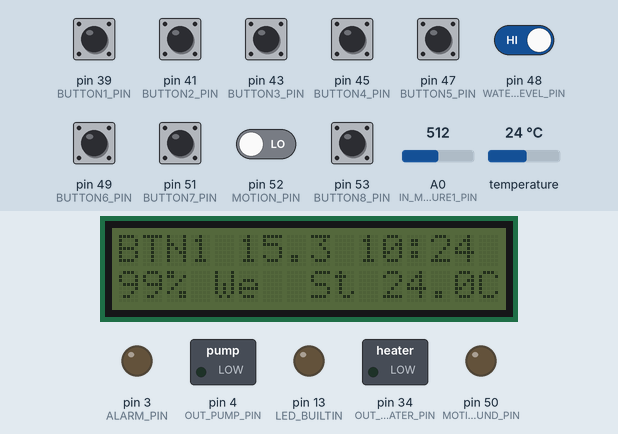
Recording of a sketch running on a simulated Arduino Mega 2560, built with avr-gcc and run on an emulated ATmega2560. Shown: 16×2 character LCD, switched loads named in the sketch (green lamp = pin HIGH), output pins drawn as LEDs (lit = HIGH). The test bench sets the inputs (shaded band); at power-on: pin 39 (BUTTON1_PIN), pin 41 (BUTTON2_PIN), pin 43 (BUTTON3_PIN), pin 45 (BUTTON4_PIN), pin 47 (BUTTON5_PIN), pin 48 (WATER_LEVEL_PIN), pin 49 (BUTTON6_PIN), pin 51 (BUTTON7_PIN), pin 53 (BUTTON8_PIN) HIGH, pin 52 (MOTION_PIN) LOW, A0 (IN_MOISTURE1_PIN) = 512, temperature 24 °C. The local clock reads 2024-03-15 10:24:30 at power-on unless the sketch sets it; EEPROM starts erased; what the sketch prints to the serial monitor is not drawn.

Above: at 1.9 s.
2.0 s: pin 43 (BUTTON3_PIN) pulled LOW for 0.15 s
At 2.8 s:
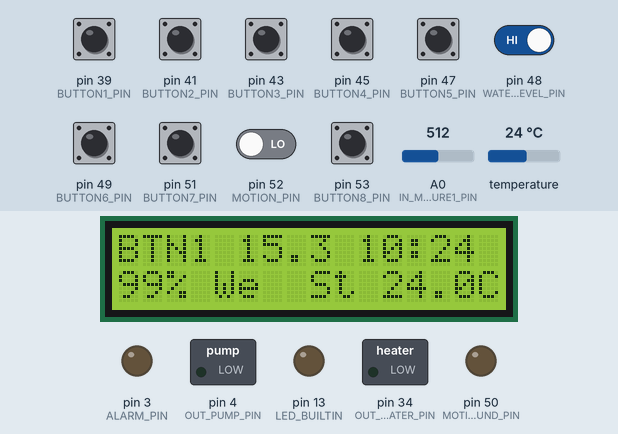
13.0 s: pin 39 (BUTTON1_PIN) pulled LOW for 0.15 s
At 13.6 s:
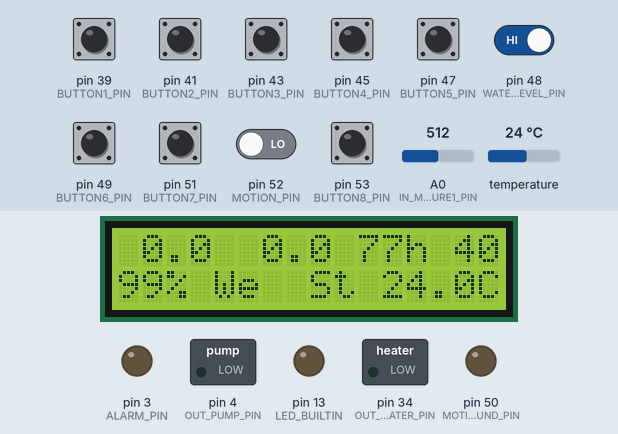
27.1 s: pin 48 (WATER_LEVEL_PIN) driven LOW
At 28.5 s:
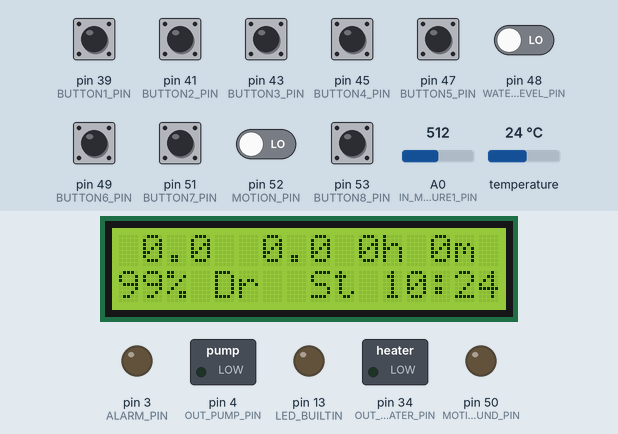
38.0 s: pin 41 (BUTTON2_PIN) pulled LOW for 0.15 s
At 39.2 s:
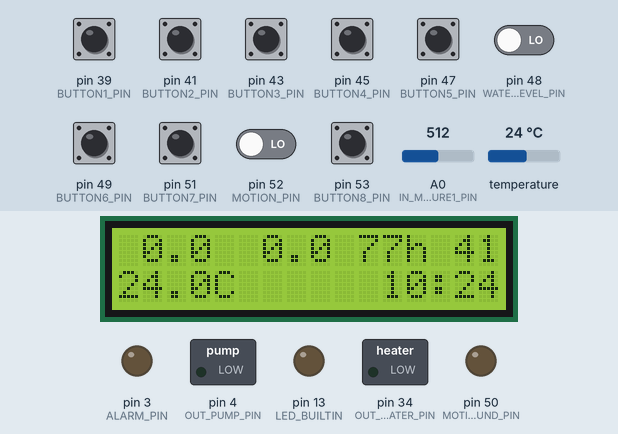
39.6 s: pin 41 (BUTTON2_PIN) pulled LOW for 1 s
At 42.9 s:
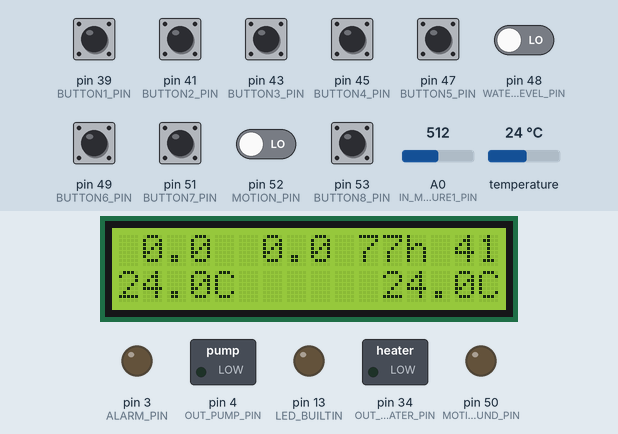
53.0 s: pin 39 (BUTTON1_PIN) pulled LOW for 1 s
At 53.8 s:
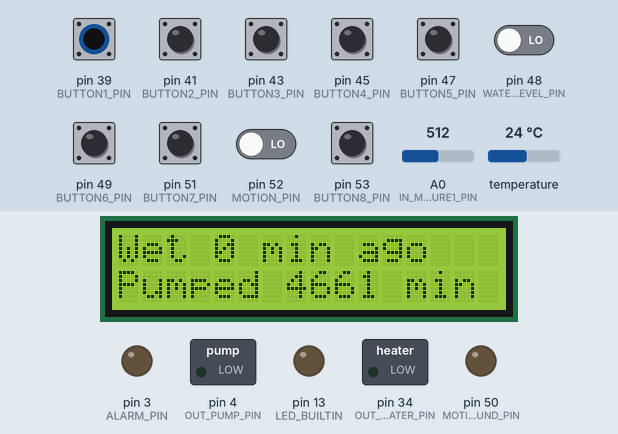
Timing chart, 0 to 63.1 s (numbered marks = the images above; inputs shaded):
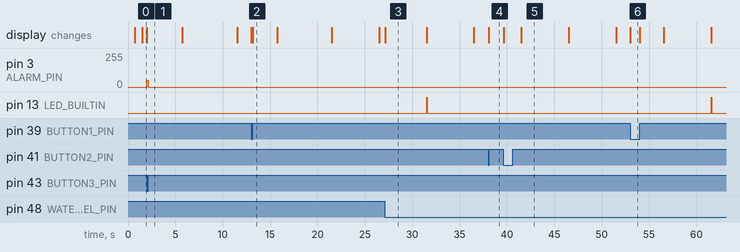

Measured:
- after the input at 2.0 s, pin 3 (ALARM_PIN): 0/255 → 50/255 at once, → 0/255 0.15 s later; the display: changes at once (image 1)
- after the input at 13.0 s, the display: first changes at once (image 2 shows a later state)
- after the input at 27.1 s, the display: changes at once (image 3)
- after the input at 38.0 s, the display: changes after 0.07 s (image 4)
- after the input at 39.6 s, the display: first changes at once (image 5 shows a later state)
- after the input at 53.0 s, the display: changes at once (image 6)
- what the display in image 2 shows lasts 2.5 s, from 13.2 s to 15.7 s

The sketch:

pulputin.ino
```cpp
// (licence header left out)
// #define USE_LOWPOWER

#include <LiquidCrystal_I2C.h>
#include <EEPROM.h>
#include <RTClib.h>
#include <OneWire.h>
#include <DallasTemperature.h>
#include <avr/wdt.h>
#ifdef USE_LOWPOWER
  #include <LowPower.h>
#endif

static const uint16_t ONE_WIRE_PIN = 30; // Temperature sensor
static const uint16_t OUT_HEATER_PIN = 34;

static const uint16_t BUTTON1_PIN = 39;
static const uint16_t BUTTON2_PIN = 41;
static const uint16_t BUTTON3_PIN = 43;
static const uint16_t BUTTON4_PIN = 45;
static const uint16_t BUTTON5_PIN = 47;
static const uint16_t BUTTON6_PIN = 49;
static const uint16_t BUTTON7_PIN = 51;
static const uint16_t BUTTON8_PIN = 53;

static const uint16_t WATER_LEVEL_PIN = 48;

static const uint16_t IN_MOISTURE1_PIN = A0;

static const uint16_t OUT_PUMP_PIN = 4; // PWM possible
static const uint16_t ALARM_PIN = 3;

static const uint16_t MOTION_PIN = 52;
static const uint16_t MOTION_GROUND_PIN = 50;

uint16_t moisture1Percent = 0;
bool waterLevel = false;
bool maxWaterLevel = false;
bool motionSns = false;
bool alarmRunning = false;


// How many ml water has been pumped each hour
// Latest is first item.
// Once an hour last item is removed and each item is moved one forward.
uint16_t pumpStatistics[24];
uint16_t pumpedTotal = 0;

// How many milliseconds has been spent to heat, each hour.
uint32_t heatStatistics[24];

// EEPROM addresses
static const uint16_t EEPROM_PUMP_STATISTICS = 0; // 2*24 = 48
static const uint16_t EEPROM_CONFIGURED = 48;
static const uint16_t EEPROM_PUMP_TOTAL = 49;

// NOT NEEDED. ADDRESS CAN BE USED FOR OTHER PURPOSE LATER...
// static const uint16_t EEPROM_LAST_TIME_CLOCK_CORRECTED = 51; // 8

static const uint16_t EEPROM_PUMP_STARTED = 59; // 8
static const uint16_t EEPROM_IDLE_STARTED = 67; // 8
static const uint16_t EEPROM_LAST_WET = 75;
static const uint16_t EEPROM_STATS_CUR_DAY = 83; // 1
static const uint16_t EEPROM_DISPLAY_MODE = 84; // 1
static const uint16_t EEPROM_HEATER_STARTED = 85; // 8
static const uint16_t EEPROM_HEAT_STATISTICS = 93; // 4*24 = 96
static const uint16_t EEPROM_LAST = 188;

static const byte EEPROM_CHECKVALUE = 0b10101010;

static const uint32_t EPOCH_OFFSET = 1694490000;

// Times, in millisecond (since starting device)
uint64_t epochAtStart = 0;
uint64_t timeNow = 0;
DateTime dateTimeNow;

uint64_t lastTimeClockCorrected = 0;
uint64_t tempLastRead = 0;
uint64_t modeLastChanged = 0;

uint64_t pumpStartedMs = 0;
uint64_t idleStartedMs = 0;
uint64_t lastWetMs = 0;
uint64_t forceStopStartedMs = 0;
uint64_t motionStopStartedMs = 0;

uint8_t statisticsCurrentDay = 0;

uint8_t displayMode = 0; // DISPLAY_*

bool wasMotionStopped = false;
bool wasForceStopped = false;
bool wasWet = false;
bool pumpRunning = false;

uint64_t heaterStartedMs = 0;
uint64_t heaterIdleStartedMs = 0;

bool heaterRunning = false;

uint16_t minutesAgo(uint64_t timestamp) { return (timeNow - timestamp) / 1000 / 60; }

static const uint16_t PUMP_WATER_SPEED = 106;  // Pump speed, ml per 100 seconds

// Convert millilitres to milliseconds and vice versa
uint64_t mlToMs(uint32_t millilitres) { return 100000 * millilitres / PUMP_WATER_SPEED; }
uint32_t msToMl(uint64_t milliseconds) { return milliseconds * PUMP_WATER_SPEED / 100000; }


static const uint32_t ONE_SECOND = 1000;
static const uint32_t ONE_HOUR = 3600000;
static const uint32_t ONE_MINUTE = ONE_HOUR/60;
static const uint32_t FIFTEEN_MINUTES = ONE_MINUTE*15;

static const float TEMP_LIMIT = 5.0;
static const float TEMP_ALARM_LOW = 3.0;

static const uint32_t HEATER_POWER = 50; // Watts
static const uint32_t TARGET_POWER = 5; // Watts
static const uint32_t HEATER_ON_TIME = 5*ONE_SECOND;
static const uint32_t HEATER_IDLE_TIME = HEATER_POWER * (float)HEATER_ON_TIME / TARGET_POWER - HEATER_ON_TIME;

static const uint8_t DISPLAY_SUMMER = 0;
static const uint8_t DISPLAY_WINTER = 1;
static const uint8_t DISPLAY_INTERVAL = 2;

uint8_t modeNow = DISPLAY_SUMMER;

static const uint16_t CONTAINER_SIZE = 28000;  // Water container size in (ml)

static const uint16_t PUMP_PORTION = 100;       // Amount of water pumped at once (ml)
static const uint32_t PERIOD_TIME = 15*ONE_MINUTE; // Adjusted water amount is PUMP_PORTION / PERIOD_TIME.


static const uint32_t PUMP_TIME = mlToMs(PUMP_PORTION);
static const uint32_t IDLE_TIME = PERIOD_TIME - PUMP_TIME;

static const uint32_t WET_TIME = ONE_HOUR;
static const uint32_t DRY_TOO_LONG_TIME = ONE_HOUR*48;

static const uint32_t FORCE_STOP_TIME = ONE_HOUR;
static const uint32_t MOTION_STOP_TIME = ONE_MINUTE * 15;


float temperature = TEMP_LIMIT + 1; // in celsius
bool tempSensorFail = false;
bool showBootInfo = true;

OneWire oneWire(ONE_WIRE_PIN);
DallasTemperature sensors(&oneWire);

LiquidCrystal_I2C lcd(0x3F, 16, 2);
DS3231 rtc;

void initializePins() {
  pinMode(BUTTON1_PIN, INPUT_PULLUP);
  pinMode(BUTTON2_PIN, INPUT_PULLUP);
  pinMode(BUTTON3_PIN, INPUT_PULLUP);
  pinMode(BUTTON4_PIN, INPUT_PULLUP);
  pinMode(BUTTON5_PIN, INPUT_PULLUP);
  pinMode(BUTTON6_PIN, INPUT_PULLUP);
  pinMode(BUTTON7_PIN, INPUT_PULLUP);
  pinMode(BUTTON8_PIN, INPUT_PULLUP);
  pinMode(MOTION_PIN, INPUT);

  pinMode(IN_MOISTURE1_PIN, INPUT);
  pinMode(OUT_PUMP_PIN, OUTPUT);
  pinMode(OUT_HEATER_PIN, OUTPUT);
  pinMode(LED_BUILTIN, OUTPUT);
  pinMode(ALARM_PIN, OUTPUT);

  pinMode(MOTION_GROUND_PIN, OUTPUT);
  digitalWrite(MOTION_GROUND_PIN, LOW);

  pinMode(WATER_LEVEL_PIN, INPUT_PULLUP);

  digitalWrite(LED_BUILTIN, LOW);
  digitalWrite(ALARM_PIN, LOW);
  digitalWrite(OUT_PUMP_PIN, LOW);
  digitalWrite(OUT_HEATER_PIN, LOW);
}

void readEeprom() {
  if (eeprom_read_byte(EEPROM_CONFIGURED) != EEPROM_CHECKVALUE) {
    resetEEPROM();
  }
  for (uint16_t i = 0; i < 24; i++) {
    pumpStatistics[i] = eeprom_read_word(EEPROM_PUMP_STATISTICS + i*2);
    heatStatistics[i] = eeprom_read_dword(EEPROM_HEAT_STATISTICS + i*4);
  }

  pumpedTotal = eeprom_read_word(EEPROM_PUMP_TOTAL);

  eeprom_read_block(&pumpStartedMs, EEPROM_PUMP_STARTED, 8);
  eeprom_read_block(&idleStartedMs, EEPROM_IDLE_STARTED, 8);
  eeprom_read_block(&heaterStartedMs, EEPROM_HEATER_STARTED, 8);

  eeprom_read_block(&lastWetMs, EEPROM_LAST_WET, 8);

  statisticsCurrentDay = eeprom_read_byte(EEPROM_STATS_CUR_DAY);
  displayMode = eeprom_read_byte(EEPROM_DISPLAY_MODE);
}

void saveEeprom() {
  for (uint16_t i = 0; i < 24; i++) {
    eeprom_update_word(EEPROM_PUMP_STATISTICS + i*2, pumpStatistics[i]);
    eeprom_update_dword(EEPROM_HEAT_STATISTICS + i*4, heatStatistics[i]);
  }

  eeprom_update_word(EEPROM_PUMP_TOTAL, pumpedTotal);

  eeprom_update_block(&pumpStartedMs, EEPROM_PUMP_STARTED, 8);
  eeprom_update_block(&idleStartedMs, EEPROM_IDLE_STARTED, 8);
  eeprom_update_block(&heaterStartedMs, EEPROM_HEATER_STARTED, 8);

  eeprom_update_block(&lastWetMs, EEPROM_LAST_WET, 8);

  eeprom_update_byte(EEPROM_STATS_CUR_DAY, statisticsCurrentDay);
  eeprom_update_byte(EEPROM_DISPLAY_MODE, displayMode);
}


void dayPassed() {
  for (int16_t i = 23; i > 0; i--) {
    pumpStatistics[i] = pumpStatistics[i - 1];
    heatStatistics[i] = heatStatistics[i - 1];
  }
  pumpStatistics[0] = 0;
  heatStatistics[0] = 0;
}

void resetEEPROM() {
  for (int16_t i = 23; i >= 0; i--) {
    pumpStatistics[i] = 0;
    heatStatistics[i] = 0;
  }

  pumpedTotal = 0;
  pumpStartedMs = timeNow;
  idleStartedMs = timeNow;
  lastWetMs = 0;
  forceStopStartedMs = 0;
  statisticsCurrentDay = dateTimeNow.day();
  eeprom_update_byte(EEPROM_CONFIGURED, EEPROM_CHECKVALUE);
  saveEeprom();
  //readEeprom();
}

static const uint16_t BUF_SIZE = 18;
char lcdBuf1[BUF_SIZE];
char lcdBuf2[BUF_SIZE];

char lcdBuf1a[BUF_SIZE];
char lcdBuf2a[BUF_SIZE];

char floatBuf1[BUF_SIZE];
char floatBuf2[BUF_SIZE];
char floatBuf3[BUF_SIZE];
char timeOrTempBuf[BUF_SIZE];


void updateLcdSummer() {
  dtostrf((float)(pumpStatistics[0]/1000.0), 4, 1, floatBuf1);
  dtostrf((float)(pumpStatistics[1]/1000.0), 4, 1, floatBuf2);

  int32_t totalMinutes = minutesAgo(waterLevel ? pumpStartedMs: lastWetMs);
  int32_t hours = totalMinutes/60;
  int32_t minutesLeft = totalMinutes - hours*60;
  uint16_t waterRemainingPercent = ((float)(CONTAINER_SIZE - pumpedTotal - 1) / CONTAINER_SIZE)*100;
  snprintf(lcdBuf1, BUF_SIZE, "%s %s %luh %lum         ", floatBuf1, floatBuf2, hours, minutesLeft);
  snprintf(lcdBuf2, BUF_SIZE, "%2d%% %s%s%s %s           ",
    waterRemainingPercent,
    waterLevel ? "We" : "Dr",
    motionSns ? "Mo": "  ",
    cantStart() ? "St" : "  ",
    timeOrTempBuf
  );
}

void updateLcdWinter() {
  int32_t totalMinutes = minutesAgo(heaterStartedMs);
  int32_t hours = totalMinutes/60;
  int32_t minutesLeft = totalMinutes - hours*60;

  dtostrf((float)(heatStatistics[0]/60000.0), 4, 1, floatBuf1); // Show heat on in minutes
  dtostrf((float)(heatStatistics[1]/60000.0), 4, 1, floatBuf2);
  dtostrf(temperature, 4, 1, floatBuf3);
  snprintf(lcdBuf1, BUF_SIZE, "%s %s %luh %lum         ", floatBuf1, floatBuf2, hours, minutesLeft);
  snprintf(lcdBuf2, BUF_SIZE, "%sC %s%s %s                    ",
    floatBuf3,
    heaterRunning ? "He" : "  ",
    tempSensorFail ? "!!" : "  ",
    timeOrTempBuf
  );
}

void updateLcd() {
  bool showForceStop = !digitalRead(BUTTON4_PIN);
  bool showResetContainer = !digitalRead(BUTTON6_PIN);
  bool backlightBtn = !digitalRead(BUTTON3_PIN);
  bool showTimes = !digitalRead(BUTTON1_PIN);
  bool showContainer = !digitalRead(BUTTON5_PIN);
  float leftWater = (CONTAINER_SIZE - pumpedTotal)/1000.0;

  if (timeNow - modeLastChanged > 5000) {
    modeLastChanged = timeNow;
    modeNow = (modeNow + 1)%2;
  }

  if (displayMode == DISPLAY_WINTER || modeNow == 0) {
    snprintf(timeOrTempBuf, BUF_SIZE, "%2u:%02u               ", dateTimeNow.hour(), dateTimeNow.minute());
  } else {
    dtostrf(temperature, 4, 1, floatBuf3);
    snprintf(timeOrTempBuf, BUF_SIZE, "%sC              ", floatBuf3);
  }

  if(showContainer) {
    float pumpedTotalLitres = pumpedTotal / 1000.0;
    dtostrf(pumpedTotalLitres, 0, 2, floatBuf1);
    snprintf(lcdBuf1, BUF_SIZE, "Pumped: %s l        ", floatBuf1);
    dtostrf(leftWater, 0, 2, floatBuf1);
    snprintf(lcdBuf2, BUF_SIZE, "Left: %s l        ", floatBuf1);
  }
  else if (showForceStop) {
    snprintf(lcdBuf1, BUF_SIZE, "Force stopping                 ");
    snprintf(lcdBuf2, BUF_SIZE, "for 1 hour                     ");
  }
  else if (showResetContainer) {
    snprintf(lcdBuf1, BUF_SIZE, "Container                    ");
    snprintf(lcdBuf2, BUF_SIZE, "filled                       ");
  }
  else if (showTimes) {
    snprintf(lcdBuf1, BUF_SIZE, "Wet %u min ago        ", minutesAgo(lastWetMs));
    snprintf(lcdBuf2, BUF_SIZE, "Pumped %u min ago        ", minutesAgo(pumpStartedMs));
  } else {
    if(displayMode == DISPLAY_SUMMER) {
      updateLcdSummer();
    } else if(displayMode == DISPLAY_WINTER) {
      updateLcdWinter();
    } else if(displayMode == DISPLAY_INTERVAL) {
      if(modeNow == DISPLAY_SUMMER) updateLcdSummer();
      else updateLcdWinter();
    }
  }
  if (!showBootInfo && strcmp(lcdBuf1a, lcdBuf1) != 0) {
    lcd.setCursor(0, 0);
    lcd.print(lcdBuf1);
    strcpy(lcdBuf1a, lcdBuf1);
  }
  if (strcmp(lcdBuf2a, lcdBuf2) != 0) {
    lcd.setCursor(0, 1);
    lcd.print(lcdBuf2);
    strcpy(lcdBuf2a, lcdBuf2);
  }
}

void printBootInfo() {
  snprintf(timeOrTempBuf, BUF_SIZE, "%u.%u %2u:%02u               ", dateTimeNow.day(), dateTimeNow.month(), dateTimeNow.hour(), dateTimeNow.minute());
  snprintf(lcdBuf1, BUF_SIZE, "BTN1 %s", timeOrTempBuf);
  lcd.setCursor(0, 0);
  lcd.print(lcdBuf1);
}

uint64_t blinkStoppedMs = 0;
uint64_t blinkStartedMs = 0;
bool blinkNow = false;

void manageBlink() {
  if(!blinkNow && (timeNow - blinkStoppedMs > 30000)) {
    blinkNow = true;
    blinkStartedMs = timeNow;
  }
  if(blinkNow && (timeNow - blinkStartedMs > 50)) {
    blinkNow = false;
    blinkStoppedMs = timeNow;
  }
}

bool isBeeping() {
  bool backlightBtn = !digitalRead(BUTTON3_PIN);
  return backlightBtn || (blinkNow && alarmRunning);
}

void updateBeeper() {
  analogWrite(ALARM_PIN, isBeeping() ? 50 : 0);
}

void manageBuiltinLedBlink() {
  if(blinkNow) {
    digitalWrite(LED_BUILTIN, HIGH);
  } else {
    updateBuiltinLed();
  }
}

bool forceStopPressed = false;
bool resetButtonPressed = false;
bool backlightButtonPressed = false;
bool backlightOn = false;
bool resetContainerPressed = false;
bool forceRunPressed = false;
bool modeChangePressed = false;

void readInput() {
  bool button1 = !digitalRead(BUTTON1_PIN);
  if (button1) {
    showBootInfo = false;
  }

  bool modeChangeBtn = !digitalRead(BUTTON2_PIN);
  if (modeChangeBtn != modeChangePressed) {
    if(modeChangeBtn) {
      displayMode = (displayMode + 1) % 3;
      saveEeprom();
      Serial.println(displayMode);
    }
  }
  modeChangePressed = modeChangeBtn;
  bool forceRunBtn = !digitalRead(BUTTON7_PIN);
  if(forceRunBtn != forceRunPressed) {
    if(forceRunBtn) {
      if(isWinter()) {
        digitalWrite(OUT_HEATER_PIN, HIGH);
      } else {
        digitalWrite(OUT_PUMP_PIN, HIGH);
      }

      digitalWrite(LED_BUILTIN, HIGH);
    } else {
      digitalWrite(OUT_HEATER_PIN, heaterRunning ? HIGH: LOW);
      digitalWrite(OUT_PUMP_PIN, pumpRunning ? HIGH: LOW);
      updateBuiltinLed();
    }
  }
  forceRunPressed = forceRunBtn;

  bool containerBtn = !digitalRead(BUTTON6_PIN);

  if(containerBtn != resetContainerPressed && containerBtn) {
     pumpedTotal = 0;
     saveEeprom();
  }
  resetContainerPressed = containerBtn;

  bool resetBtn = !digitalRead(BUTTON8_PIN);
  if (resetBtn != resetButtonPressed && resetBtn) {
    resetEEPROM();
    readEeprom();
  }
  resetButtonPressed = resetBtn;
  bool backlightBtn = !digitalRead(BUTTON3_PIN);
  if (backlightBtn != backlightButtonPressed && backlightBtn) {
    backlightOn = !backlightOn;
    if(backlightOn) {
      lcd.backlight();
    } else {
      lcd.noBacklight();
    }
  }
  backlightButtonPressed = backlightBtn;

  bool forceBtn = !digitalRead(BUTTON4_PIN);
  if (forceBtn != forceStopPressed && forceBtn) {
    forceStopStartedMs = timeNow;
    wasForceStopped = true;
  }
  forceStopPressed = forceBtn;
  motionSns = digitalRead(MOTION_PIN);
  if(motionSns) {
    motionStopStartedMs = timeNow;
    wasMotionStopped = true;
  }

  moisture1Percent = 100 - (uint16_t)((float)analogRead(IN_MOISTURE1_PIN)/ 1023. * 100);
  waterLevel = digitalRead(WATER_LEVEL_PIN);
}

void startHeat() {
  Serial.println("startHeat");
  heaterRunning = true;
  heaterStartedMs = timeNow;
  digitalWrite(OUT_HEATER_PIN, HIGH);
  updateBuiltinLed();
}

void stopHeat() {
  Serial.println("stopHeat");
  heaterRunning = false;
  digitalWrite(OUT_HEATER_PIN, LOW);
  heaterIdleStartedMs = timeNow;
  uint32_t heaterTime = timeNow - heaterStartedMs;
  heatStatistics[0] += heaterTime;
  updateBuiltinLed();
  saveEeprom();
}

void updateBuiltinLed() {
   digitalWrite(LED_BUILTIN, (heaterRunning || pumpRunning) ? HIGH: LOW);
}

void startPump() {
  pumpRunning = true;
  pumpStartedMs = timeNow;
  digitalWrite(OUT_PUMP_PIN, HIGH);
  updateBuiltinLed();
  resetMaxWaterLevel();
  saveEeprom();
}

void stopPump() {
  pumpRunning = false;
  digitalWrite(OUT_PUMP_PIN, LOW);
  updateBuiltinLed();
  uint32_t pumped = msToMl(timeNow - pumpStartedMs);
  pumpStatistics[0] += pumped;
  pumpedTotal += pumped;
  idleStartedMs = timeNow;
  saveEeprom();
}


void updateMaxWaterLevel() {
  if (waterLevel) {
    maxWaterLevel = true;
  }
}

void resetMaxWaterLevel() {
  maxWaterLevel = waterLevel;
}

bool stopPumpTimePassed() { return timeNow - pumpStartedMs > PUMP_TIME;}
bool idleTimePassed() { return timeNow - idleStartedMs > IDLE_TIME; }
bool wetRecently() { return wasWet && (timeNow - lastWetMs < WET_TIME); }
bool dryTooLong() { return timeNow - lastWetMs > DRY_TOO_LONG_TIME; }

bool forceStoppedRecently() { return wasForceStopped && (timeNow - forceStopStartedMs < FORCE_STOP_TIME); }
bool motionStoppedRecently() { return wasMotionStopped && (timeNow - motionStopStartedMs < MOTION_STOP_TIME); }

bool stopHeaterTimePassed() { return timeNow - heaterStartedMs > HEATER_ON_TIME; }
bool heaterIdleTimePassed() { return timeNow - heaterIdleStartedMs > HEATER_IDLE_TIME; }
bool isTriggerTemp() { return temperature < TEMP_LIMIT; }
bool isAlarmTemp() { return temperature < TEMP_ALARM_LOW; }
bool isOperating() { return pumpRunning || heaterRunning; }
bool isWinter() { return true; }

bool cantStart() { return isWinter() || isTriggerTemp() || wetRecently() || forceStoppedRecently() || motionStoppedRecently(); }

void manageWaterPump() {
  updateMaxWaterLevel();

  if (maxWaterLevel) {
    lastWetMs = timeNow;
    wasWet = true;
  }

  if (pumpRunning) {
    if (stopPumpTimePassed() || cantStart()) {
      stopPump();
    }
  } else if (idleTimePassed()) {
    if (!maxWaterLevel && !cantStart()) {
      startPump();
    } else {
      resetMaxWaterLevel();
      idleStartedMs = timeNow;
    }
  }
}

void manageHeater() {
  if (heaterRunning) {
    if(stopHeaterTimePassed()) stopHeat();
  } else if (heaterIdleTimePassed() && isTriggerTemp()) {
    startHeat();
  }
}

void manageAlarm() {
  float leftWater = (CONTAINER_SIZE - pumpedTotal)/1000.0;
  alarmRunning = (!isWinter() && dryTooLong()) || showBootInfo || tempSensorFail || isAlarmTemp() || (!isWinter() && (leftWater < 7.5 && !forceStoppedRecently()));
}

void alarmReason() {
  float leftWater = (CONTAINER_SIZE - pumpedTotal)/1000.0;
  Serial.println(leftWater);
  Serial.println(dryTooLong());
  Serial.println(isWinter());
  Serial.println(tempSensorFail);
}


void printStats() {
  for(uint16_t i = 0; i<24; i++) {
    Serial.println(pumpStatistics[i]);
  }
}
uint32_t counter = 0;
void setup() {
  wdt_enable(WDTO_2S);
  Serial.begin(9600);
  Wire.begin();
  rtc.begin();
  sensors.begin();

  if (!rtc.isrunning()) {
    Serial.println("RTC is NOT running!");
    rtc.adjust(DateTime(__DATE__, __TIME__));
  }
  //Serial.println(__TIME__);
  //rtc.adjust(DateTime(__DATE__, __TIME__));

  dateTimeNow = rtc.now();

  dateTimeNow.tostr(lcdBuf1);
  Serial.println(lcdBuf1);
  Serial.println(dateTimeNow.hour());
  Serial.println(dateTimeNow.minute());

  epochAtStart = (uint64_t)(dateTimeNow.unixtime() - EPOCH_OFFSET) * 1000;

  initializePins();
  readEeprom();
  printStats();
  lcd.init();
  Serial.println("Heat params in seconds");
  Serial.println(HEATER_ON_TIME);
  Serial.println(HEATER_IDLE_TIME);
  printBootInfo();
}

unsigned long millisAdd = 0;
unsigned long myMillis() {
  return millis() + millisAdd;
}

void loop() {
  wdt_reset();
  timeNow = epochAtStart + myMillis();
  dateTimeNow.setunixtime((timeNow / 1000) + EPOCH_OFFSET);

  if(dateTimeNow.day() != statisticsCurrentDay) {
    dayPassed();
    statisticsCurrentDay = dateTimeNow.day();
    saveEeprom();
  }

  // We do not want to fix clock (because it might jump backwards) during operations.
  // It would mess up time based volume etc. calculations
  if (timeNow - lastTimeClockCorrected > FIFTEEN_MINUTES && !isOperating()) {
    int32_t correction = rtc.now().unixtime() - dateTimeNow.unixtime();
    epochAtStart += correction * 1000;
    timeNow = epochAtStart + myMillis();
    lastTimeClockCorrected = timeNow;
    saveEeprom();
  }
  if (timeNow - tempLastRead > 10000) {
    sensors.requestTemperatures();
    float temp = sensors.getTempCByIndex(0);
    if (temp != DEVICE_DISCONNECTED_C) {
      temperature = temp;
      tempSensorFail = false;
    } else {
      temperature = TEMP_LIMIT + 1;
      tempSensorFail = true;
    }
    tempLastRead = timeNow;
  }
  readInput();
  manageWaterPump();
  manageHeater();
  manageAlarm();
  updateLcd();
  manageBlink();
  updateBeeper();
  manageBuiltinLedBlink();
  counter++;
  if(false && counter % 100 == 0) {
    Serial.println("speed");
    Serial.println(counter);
    Serial.println(myMillis());
    Serial.println(1000*counter/myMillis());
    Serial.flush();
  }
  #ifdef USE_LOWPOWER
  if(!isBeeping()) {
    LowPower.powerDown(SLEEP_120MS, ADC_OFF, BOD_ON);
    millisAdd += 120;
    // LowPower disables, so let's re-enable.
    wdt_enable(WDTO_2S);
  }
  #endif
}
```
